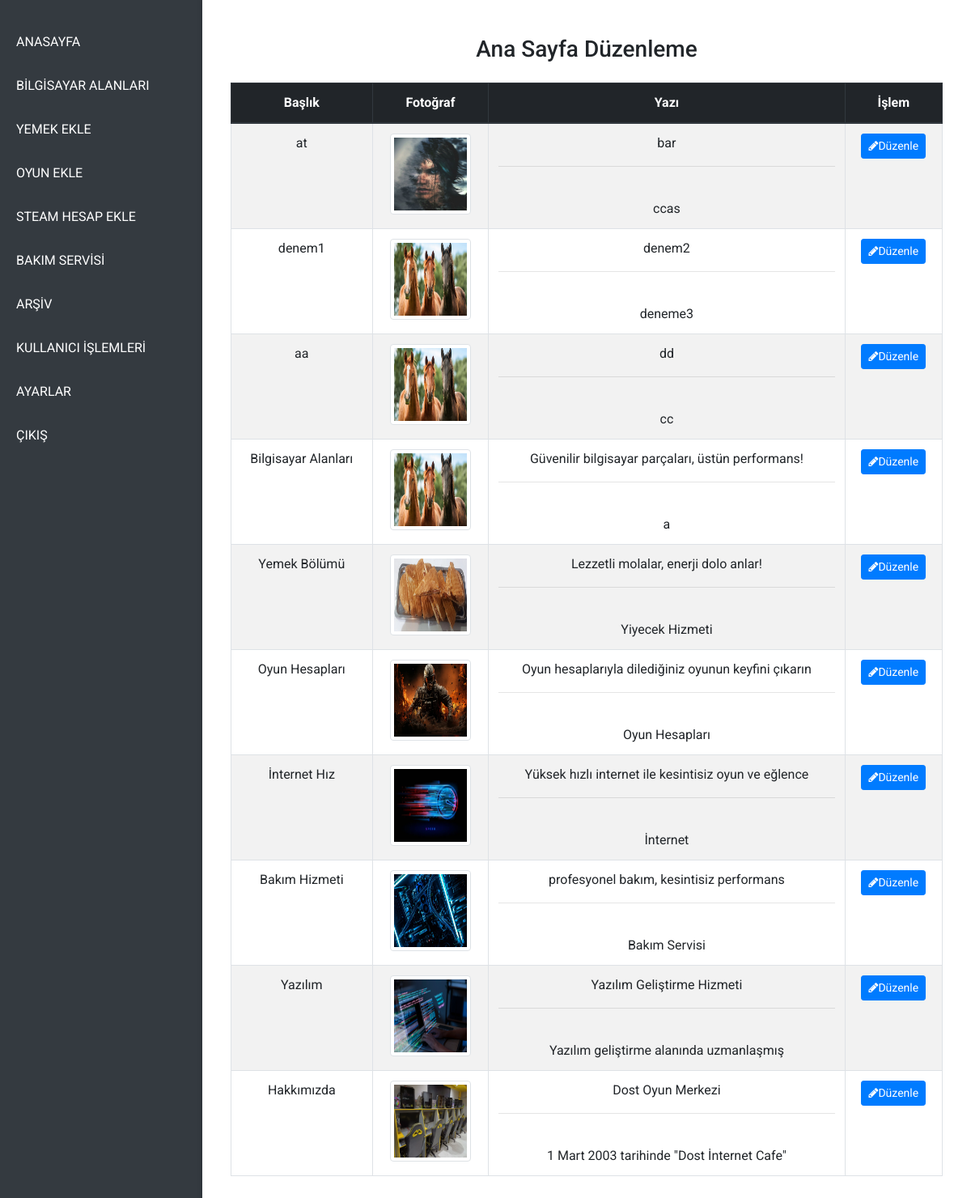
The app's page /indexa (signed in) with its own data.
### models.py (models this page shows)
class tblmediaandtext(db.Model):
    id = db.Column(db.Integer, primary_key=True)
    page_name = db.Column(db.String(50), unique=False, nullable=False, default='')
    label = db.Column(db.String(100), unique=False, nullable=True)
    path = db.Column(db.String(50), unique=False, nullable=False, default='')
    file_name = db.Column(db.String(255), nullable=False, default='')
    text1 = db.Column(db.String(5000), nullable=True)
    text2 = db.Column(db.String(5000), nullable=True)

### app.py (the view)
@app.route("/indexa", methods=["GET", "POST"])
@login_required
def indexa():
    mediawithtext = tblmediaandtext.query.all()
    return render_template("admin/indexa.html", mediawithtext=mediawithtext)

### helpers.py (called while the page is built)
def login_required(f):
    @wraps(f)
    def decorated_function(*args, **kwargs):
        if session.get("user_id") is None:
            return redirect("/login")
        return f(*args, **kwargs)
    return decorated_function

### templates/admin/indexa.html
{% extends "admin/adminlayout.html" %}
{% block main %}
<div class="container mt-4">
    <h3 class="mb-4">Ana Sayfa Düzenleme</h3>
    <table class="table table-bordered table-striped">
        <thead class="thead-dark">
            <tr>
                <th>Başlık</th>
                <th>Fotoğraf</th>
                <th>Yazı</th>
                <th>İşlem</th>
            </tr>
        </thead>
        <tbody>
            {% for mt in mediawithtext %}
                <tr>
                    <td>{{ mt.label }}</td>
                    <td>
                        <img src=" {% if mt.path:%}{{ mt.path}} {% else:%} ../static/img/noImage.jpg {% endif %}" alt="photo" class="img-thumbnail" style="width: 100px; height: 100px;">
                    </td>
                    <td>
                        {{ mt.text1 }}
                        <hr> <br>
                        {{ mt.text2 }}
                    </td>
                    <td>
                        <a href="/updatemainpage/{{mt.id}}" class="btn btn-sm btn-primary"><i class="fa fa-pencil"></i>Düzenle</a>
                    </td>
                </tr>
            {% endfor %}
        </tbody>
    </table>
</div>
{% endblock %}

### templates/admin/adminlayout.html (shortened to what this page needs)
<!DOCTYPE html>
<html lang="en">
<head>
    <link rel="stylesheet" href="https://maxcdn.bootstrapcdn.com/bootstrap/4.0.0-beta/css/bootstrap.min.css">
    <link rel="stylesheet" href="https://cdnjs.cloudflare.com/ajax/libs/font-awesome/4.5.0/css/font-awesome.min.css">
    <link href="https://fonts.googleapis.com/css?family=Roboto" rel="stylesheet"> <link rel='stylesheet' href='https://cdnjs.cloudflare.com/ajax/libs/twitter-bootstrap/4.0.0-beta/css/bootstrap.min.css'>
    <link rel='stylesheet' href='https://cdnjs.cloudflare.com/ajax/libs/font-awesome/4.5.0/css/font-awesome.min.css'>
    <link rel="stylesheet" href="static/css/admin/indexadmin.css">
    <link rel="stylesheet" href="../static/css/admin/indexadmin.css">
</head>
<body>
    <div class="main">
        <div class="leftbar">
            <ul>
                <li class="nav-item"><a class="nav-link" href="/indexa">ANASAYFA</a></li>
                <li class="nav-item"><a class="nav-link" href="/computerfields">BİLGİSAYAR ALANLARI</a></li>
                <li class="nav-item"><a class="nav-link" href="/foodsadd">YEMEK EKLE</a></li>
                <li class="nav-item"><a class="nav-link" href="/gamesadd">OYUN EKLE</a></li>
                <li class="nav-item"><a class="nav-link" href="/steamsadd">STEAM HESAP EKLE</a></li>
                <li class="nav-item"><a class="nav-link" href="/service">BAKIM SERVİSİ</a></li>
                <li class="nav-item"><a class="nav-link" href="/arsive">ARŞİV</a></li>
                <li class="nav-item"><a class="nav-link" href="/useradd">KULLANICI İŞLEMLERİ</a></li>
                <li class="nav-item"><a class="nav-link" href="/settings">AYARLAR</a></li>
                <li class="nav-item"><a class="nav-link" href="/logout">ÇIKIŞ</a></li>
            </ul>
        </div>
        <div class="rightbar">
            {% block main %}{% endblock %}
        </div>
    </div>
</body>
</html>

### static/css/admin/indexadmin.css (style rules this page uses)
body, html { margin: 0; padding: 0; font-family: 'Roboto', sans-serif; height: 100%; background-color: #f8f9fa; }
.main { display: flex; height: 100vh; }
.leftbar { width: 250px; background-color: #343a40; color: #fff; display: flex; flex-direction: column; padding-top: 20px; box-shadow: 2px 0 5px rgba(0, 0, 0, 0.3); }
.leftbar ul { list-style: none; padding: 0; margin: 0; }
.leftbar .nav-item { margin: 10px 0; }
.leftbar .nav-link { color: #fff; text-decoration: none; padding: 10px 20px; display: block; font-size: 16px; transition: background 0.3s ease, padding-left 0.3s ease; }
.rightbar { flex-grow: 1; padding: 20px; background-color: #ffffff; overflow-y: auto; box-shadow: -2px 0 5px rgba(0, 0, 0, 0.1); }
.container { display: flex; flex-direction: column; align-items: center; justify-content: center; }
table { width: 80%; margin-left: auto; margin-right: auto; text-align: center; }
h3 { text-align: center; }

### records on screen
tblmediaandtext: label "at", path (picture), text1 "bar", text2 "ccas"
tblmediaandtext: label "denem1", path (picture), text1 "denem2", text2 "deneme3"
tblmediaandtext: label "aa", path (picture), text1 "dd", text2 "cc"
tblmediaandtext: label "Bilgisayar Alanları", path (picture), text1 "Güvenilir bilgisayar parçaları, üstün performans!", text2 "a"
tblmediaandtext: label "Yemek Bölümü", path (picture), text1 "Lezzetli molalar, enerji dolo anlar!", text2 "Yiyecek Hizmeti"
tblmediaandtext: label "Oyun Hesapları", path (picture), text1 "Oyun hesaplarıyla dilediğiniz oyunun keyfini çıkarın", text2 "Oyun Hesapları"
tblmediaandtext: label "İnternet Hız", path (picture), text1 "Yüksek hızlı internet ile kesintisiz oyun ve eğlence", text2 "İnternet"
tblmediaandtext: label "Bakım Hizmeti", path (picture), text1 "profesyonel bakım, kesintisiz performans", text2 "Bakım Servisi"
tblmediaandtext: label "Yazılım", path (picture), text1 "Yazılım Geliştirme Hizmeti", text2 "Yazılım geliştirme alanında uzmanlaşmış"
tblmediaandtext: label "Hakkımızda", path (picture), text1 "Dost Oyun Merkezi", text2 "1 Mart 2003 tarihinde \"Dost İnternet Cafe\""
